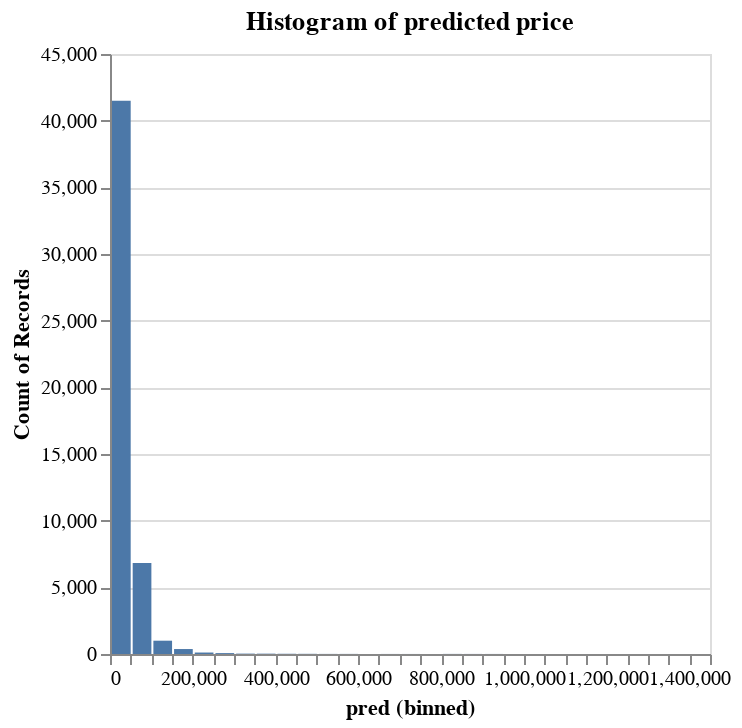

The code cell stored with this chart in its notebook:
### Markdown cell above
The model is not quite good at predicting fair prices of watch pieces that are too expensive or too cheap.

### Code cell
alt.Chart(prediction,
          title='Histogram of predicted price').mark_bar().encode(
    alt.X('pred:Q').bin(maxbins=60),
    y='count()'
)

### Figure 1 — Vega specification as saved in the notebook (floating-point values rounded to 4 significant figures)
{"$schema": "https://vega.github.io/schema/vega/v5.json", "data": [{"name": "source_0", "values": [{"__count": 41500, "bin_maxbins_60_pred": 0.0, "bin_maxbins_60_pred_end": 50000.0}, {"__count": 6820, "bin_maxbins_60_pred": 50000.0, "bin_maxbins_60_pred_end": 100000.0}, {"__count": 998, "bin_maxbins_60_pred": 100000.0, "bin_maxbins_60_pred_end": 150000.0}, {"__count": 372, "bin_maxbins_60_pred": 150000.0, "bin_maxbins_60_pred_end": 200000.0}, {"__count": 5, "bin_maxbins_60_pred": 850000.0, "bin_maxbins_60_pred_end": 900000.0}, {"__count": 67, "bin_maxbins_60_pred": 250000.0, "bin_maxbins_60_pred_end": 300000.0}, {"__count": 110, "bin_maxbins_60_pred": 200000.0, "bin_maxbins_60_pred_end": 250000.0}, {"__count": 17, "bin_maxbins_60_pred": 400000.0, "bin_maxbins_60_pred_end": 450000.0}, {"__count": 28, "bin_maxbins_60_pred": 300000.0, "bin_maxbins_60_pred_end": 350000.0}, {"__count": 25, "bin_maxbins_60_pred": 350000.0, "bin_maxbins_60_pred_end": 400000.0}, {"__count": 7, "bin_maxbins_60_pred": 800000.0, "bin_maxbins_60_pred_end": 850000.0}, {"__count": 13, "bin_maxbins_60_pred": 450000.0, "bin_maxbins_60_pred_end": 500000.0}, {"__count": 7, "bin_maxbins_60_pred": 550000.0, "bin_maxbins_60_pred_end": 600000.0}, {"__count": 4, "bin_maxbins_60_pred": 900000.0, "bin_maxbins_60_pred_end": 950000.0}, {"__count": 3, "bin_maxbins_60_pred": 700000.0, "bin_maxbins_60_pred_end": 750000.0}, {"__count": 1, "bin_maxbins_60_pred": 950000.0, "bin_maxbins_60_pred_end": 1000000.0}, {"__count": 7, "bin_maxbins_60_pred": 500000.0, "bin_maxbins_60_pred_end": 550000.0}, {"__count": 1, "bin_maxbins_60_pred": 1100000.0, "bin_maxbins_60_pred_end": 1150000.0}, {"__count": 1, "bin_maxbins_60_pred": 1250000.0, "bin_maxbins_60_pred_end": 1300000.0}, {"__count": 4, "bin_maxbins_60_pred": 650000.0, "bin_maxbins_60_pred_end": 700000.0}, {"__count": 2, "bin_maxbins_60_pred": 600000.0, "bin_maxbins_60_pred_end": 650000.0}, {"__count": 1, "bin_maxbins_60_pred": 1150000.0, "bin_maxbins_60_pred_end": 1200000.0}, {"__count": 1, "bin_maxbins_60_pred": 1350000.0, "bin_maxbins_60_pred_end": 1400000.0}, {"__count": 1, "bin_maxbins_60_pred": 1400000.0, "bin_maxbins_60_pred_end": 1450000.0}, {"__count": 1, "bin_maxbins_60_pred": 750000.0, "bin_maxbins_60_pred_end": 800000.0}]}, {"name": "source_0_y_domain___count", "values": [{"min": 1, "max": 41500}]}], "signals": [{"name": "bin_maxbins_60_pred_bins", "value": {"fields": ["pred"], "fname": "bin_pred", "start": 0.0, "step": 50000.0, "stop": 1450000.0}}], "marks": [{"type": "rect", "name": "marks", "from": {"data": "source_0"}, "encode": {"update": {"x2": {"field": "bin_maxbins_60_pred", "scale": "x", "offset": {"signal": "0.5 + (abs(scale(\"x\", datum[\"bin_maxbins_60_pred_end\"]) - scale(\"x\", datum[\"bin_maxbins_60_pred\"])) < 0.25 ? -0.5 * (0.25 - (abs(scale(\"x\", datum[\"bin_maxbins_60_pred_end\"]) - scale(\"x\", datum[\"bin_maxbins_60_pred\"])))) : 0.5)"}}, "y": {"field": "__count", "scale": "y"}, "ariaRoleDescription": {"value": "bar"}, "y2": {"value": 0, "scale": "y"}, "description": {"signal": "\"pred (binned): \" + (!isValid(datum[\"bin_maxbins_60_pred\"]) || !isFinite(+datum[\"bin_maxbins_60_pred\"]) ? \"null\" : format(datum[\"bin_maxbins_60_pred\"], \"\") + \" – \" + format(datum[\"bin_maxbins_60_pred_end\"], \"\")) + \"; Count of Records: \" + (format(datum[\"__count\"], \"\"))"}, "fill": {"value": "#4c78a8"}, "x": {"field": "bin_maxbins_60_pred_end", "scale": "x", "offset": {"signal": "0.5 + (abs(scale(\"x\", datum[\"bin_maxbins_60_pred_end\"]) - scale(\"x\", datum[\"bin_maxbins_60_pred\"])) < 0.25 ? 0.5 * (0.25 - (abs(scale(\"x\", datum[\"bin_maxbins_60_pred_end\"]) - scale(\"x\", datum[\"bin_maxbins_60_pred\"])))) : -0.5)"}}}}, "style": ["bar"]}], "scales": [{"name": "x", "type": "linear", "domain": {"signal": "[bin_maxbins_60_pred_bins.start, bin_maxbins_60_pred_bins.stop]"}, "range": [0, {"signal": "width"}], "bins": {"signal": "bin_maxbins_60_pred_bins"}, "zero": false}, {"name": "y", "type": "linear", "domain": [{"signal": "(data(\"source_0_y_domain___count\")[0] || {}).min"}, {"signal": "(data(\"source_0_y_domain___count\")[0] || {}).max"}], "range": [{"signal": "height"}, 0], "nice": true, "zero": true}], "axes": [{"scale": "y", "ticks": false, "minExtent": 0, "aria": false, "gridScale": "x", "grid": true, "tickCount": {"signal": "ceil(height/40)"}, "orient": "left", "domain": false, "maxExtent": 0, "zindex": 0, "labels": false}, {"scale": "x", "labelOverlap": true, "orient": "bottom", "title": "pred (binned)", "zindex": 0, "tickCount": {"signal": "ceil(width/10)"}, "labelFlush": true, "grid": false}, {"scale": "y", "title": "Count of Records", "labelOverlap": true, "grid": false, "orient": "left", "zindex": 0, "tickCount": {"signal": "ceil(height/40)"}}], "title": {"text": "Histogram of predicted price", "frame": "group"}, "background": "white", "width": 300, "padding": 5, "height": 300, "style": "cell"}
